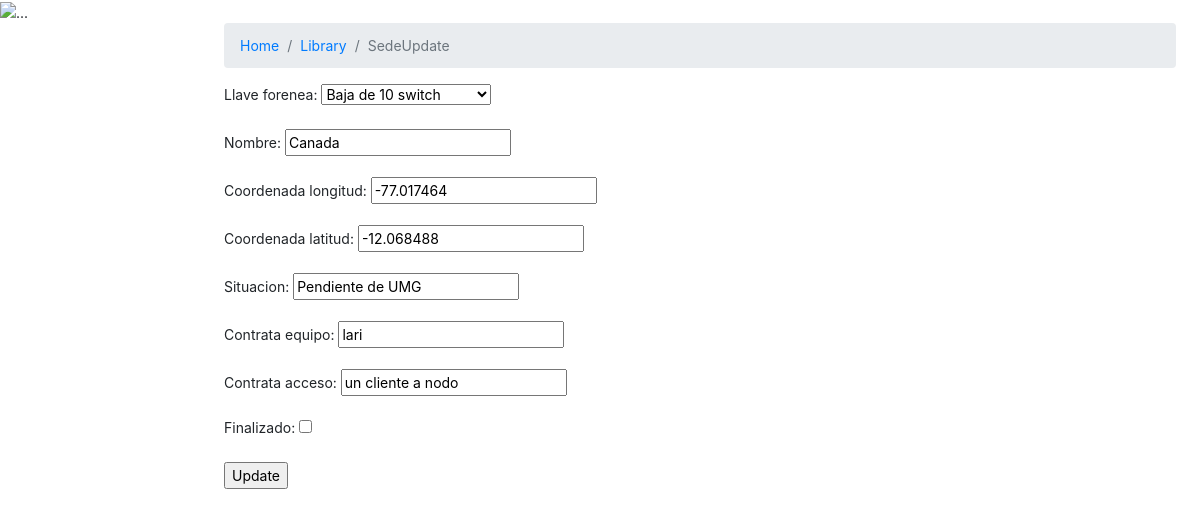
Page /polls/1/sedeUpdate/ on the earlier database version.
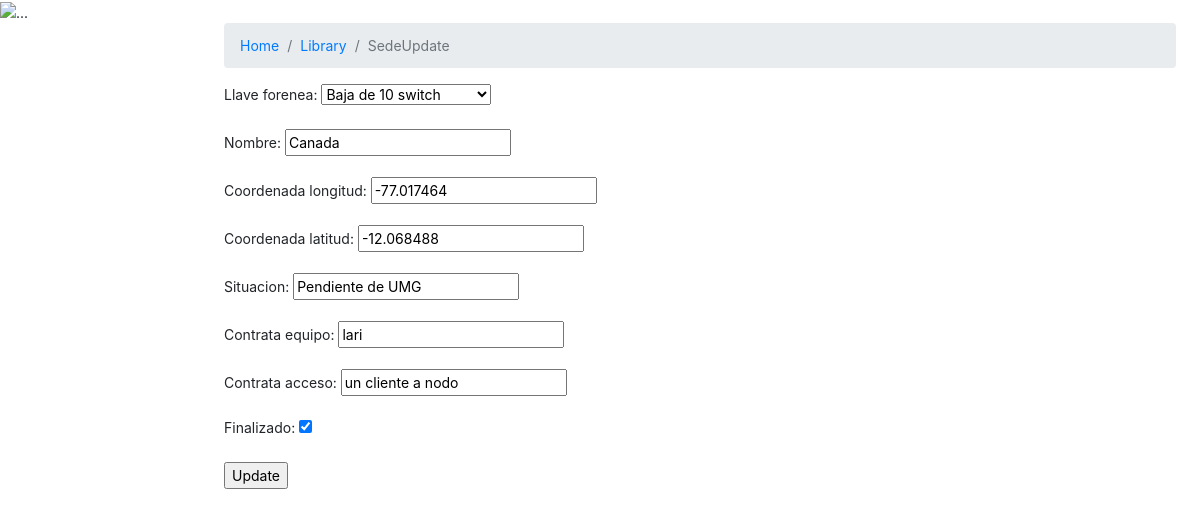
Same page on the later database version.
### polls/models.py (models this page shows, shortened)
class Sede(models.Model):
    llave_forenea = models.ForeignKey(Proyecto, on_delete=models.CASCADE, default='0')
    nombre = models.CharField(max_length=100, default='')
    coordenada_longitud = models.FloatField(default=0)
    coordenada_latitud = models.FloatField(default=0)
    situacion = models.CharField(max_length=100, default='')
    contrata_equipo = models.CharField(max_length=100, default='')
    contrata_acceso = models.CharField(max_length=100, default='')
    finalizado = models.BooleanField(default=False)

### polls/views.py (the view)
# urls.py: path('<int:pk>/sedeUpdate/', views.SedeUpdate.as_view(), name='sedeUpdate'),
class SedeUpdate(UpdateView):
    model = Sede
    fields = '__all__' # ['name']
    template_name_suffix = '_update_form'

### polls/models.py (called while the page is built)
    def __str__(self):
        return self.nombre

### polls/templates/polls/sede_update_form.html (shortened to what this page needs)
{% extends "base_2.html" %}
{% load static %}
{% block identificador %}
SedeUpdate
{% endblock %}
{% block bloque_1 %}
<form method="post">{% csrf_token %}
    {{ form.as_p }}
    <input type="submit" value="Update">
</form>
{% endblock %}

Differences in the rows shown:
changed Sede "Baja de 10 switch": finalizado "☐" → "☑"
